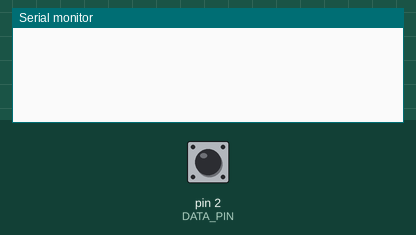
This sketch was run on a simulated Arduino Uno, built with avr-gcc and run on an emulated ATmega328P. On the bench: the last lines printed to the serial monitor. The test bench sets the inputs (shaded band); at power-on: pin 2 (DATA_PIN) HIGH.

Above: at 1.2 s.
1.3 s: pin 2 (DATA_PIN) driven LOW
At 2.13 s:
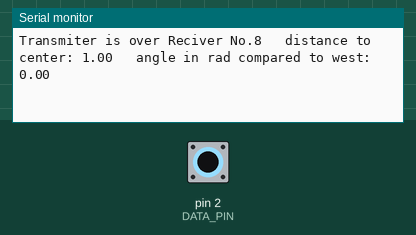
2.9 s: pin 2 (DATA_PIN) pulsed HIGH 2 times (0.12 s each, 0.3 s apart)
6.5 s: pin 2 (DATA_PIN) pulsed HIGH 5 times (0.12 s each, 0.3 s apart)
At 25.95 s:
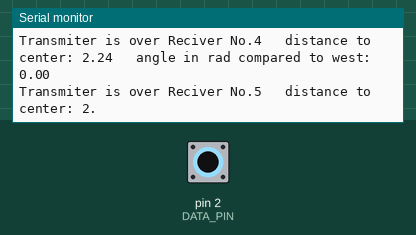
Timing chart, 0 to 26.0 s (numbered marks = the images above; inputs shaded):
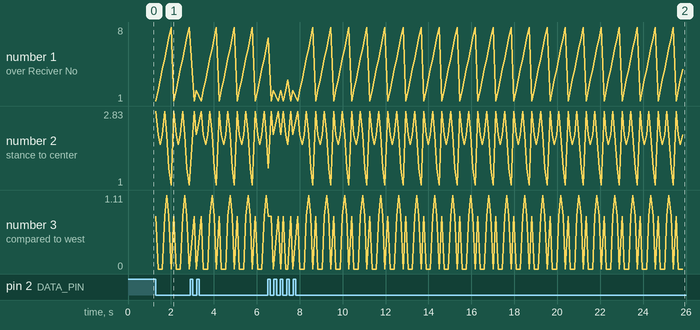

The sketch:

ir_recievers_array.ino
```cpp
#define DATA_PIN 2
#define CLOCK_PIN 3
#define LATCH_PIN 4
#define NUM_BITS 8
#define ROW_SIZE 5

float dist_between_rows = 1;
float radius = 0;
float angle_rad = 0;

void setup()
{
  Serial.begin(9600);
  pinMode(DATA_PIN, INPUT);
  pinMode(CLOCK_PIN, OUTPUT);
  pinMode(LATCH_PIN, OUTPUT);
}

void  loop() {
  digitalWrite(LATCH_PIN, LOW);
  digitalWrite(LATCH_PIN, HIGH);

  for (int i = 0; i < NUM_BITS; i++) {
    int bit = digitalRead(DATA_PIN);
    if (bit == LOW) {
      Serial.print("Transmiter is over Reciver No.");
      Serial.print(i+1);

      radius = find_radius(i/ROW_SIZE, i%ROW_SIZE);
      angle_rad = find_angle(i/ROW_SIZE, i%ROW_SIZE);

      Serial.print("\t distance to center: ");
      Serial.print(radius);
      Serial.print("\t angle in rad compared to west: ");
      Serial.print(angle_rad);
      Serial.println("\t");

      move(radius, angle_rad);
    }
    digitalWrite(CLOCK_PIN, HIGH);
    digitalWrite(CLOCK_PIN, LOW);
  }

  delay(100);
}

void move(float radius, float angle_rad){
  // move drone radius distance in direction east - angle_rad
  // then land()
}

void land(){

}

float find_radius(int x, int y){
  float r;
  if(x == 2){
    r = abs(2-y)*dist_between_rows;
    return r;
  }
  else if(y == 2){
    r = abs(2-x)*dist_between_rows;
    return r;
  }
  r = sqrt(pow(abs(2-x), 2) + pow(abs(2-y), 2))*dist_between_rows;
  return r;
}

float find_angle(int x, int y){
  float a;
  if(x == 2){
    a = 1.57;
    return a;
  }
  else if(y == 2){
    a = 0;
    return a;
  }
  a = atan(abs(2-y)/abs(2-x));
  return a;
}
```

Measured:
- after the input at 1.3 s, the serial monitor: prints a new line at once (image 1)
- after the input at 6.5 s, the serial monitor: prints a new line after 19.4 s (image 2)
